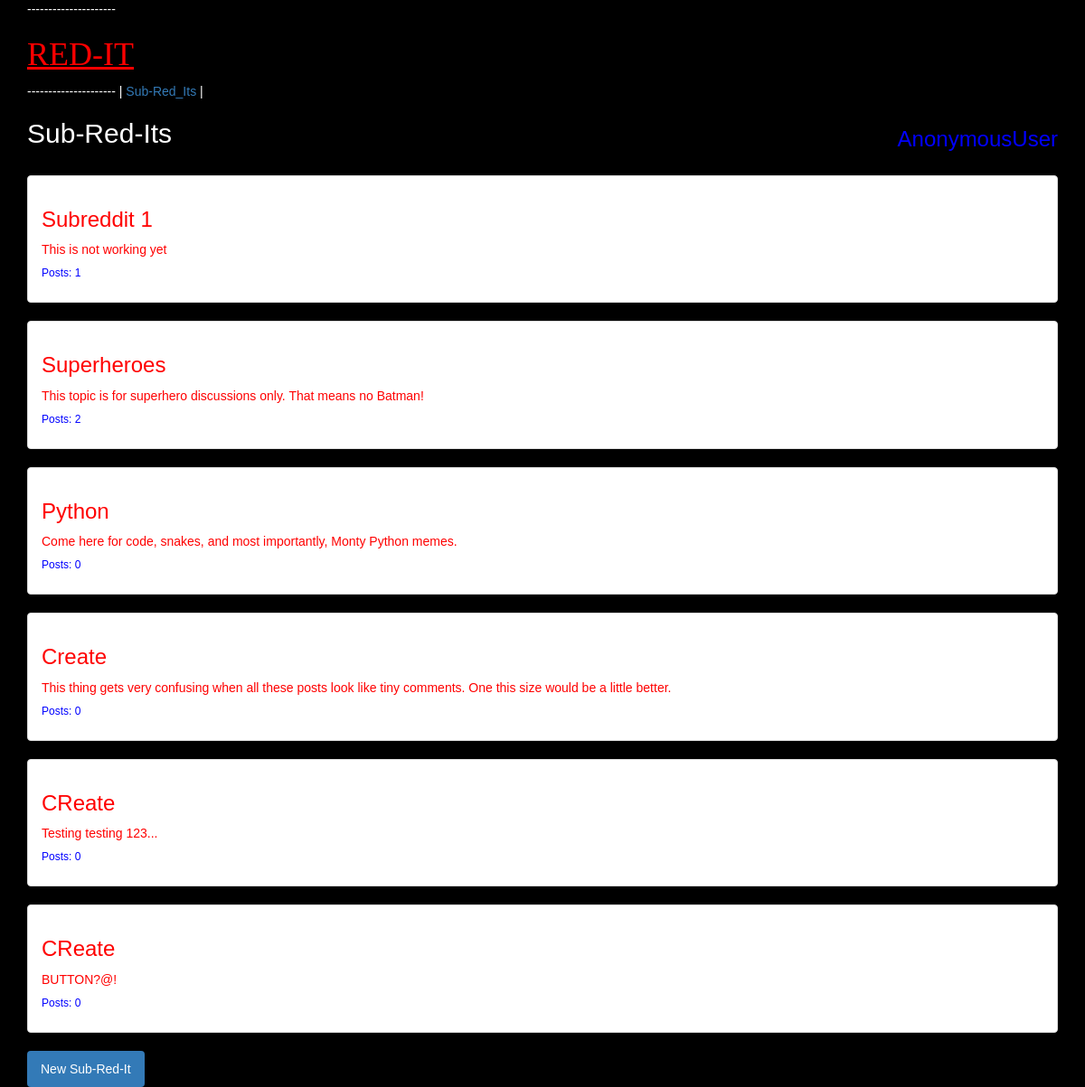
The app's page /subreddits/, older data.
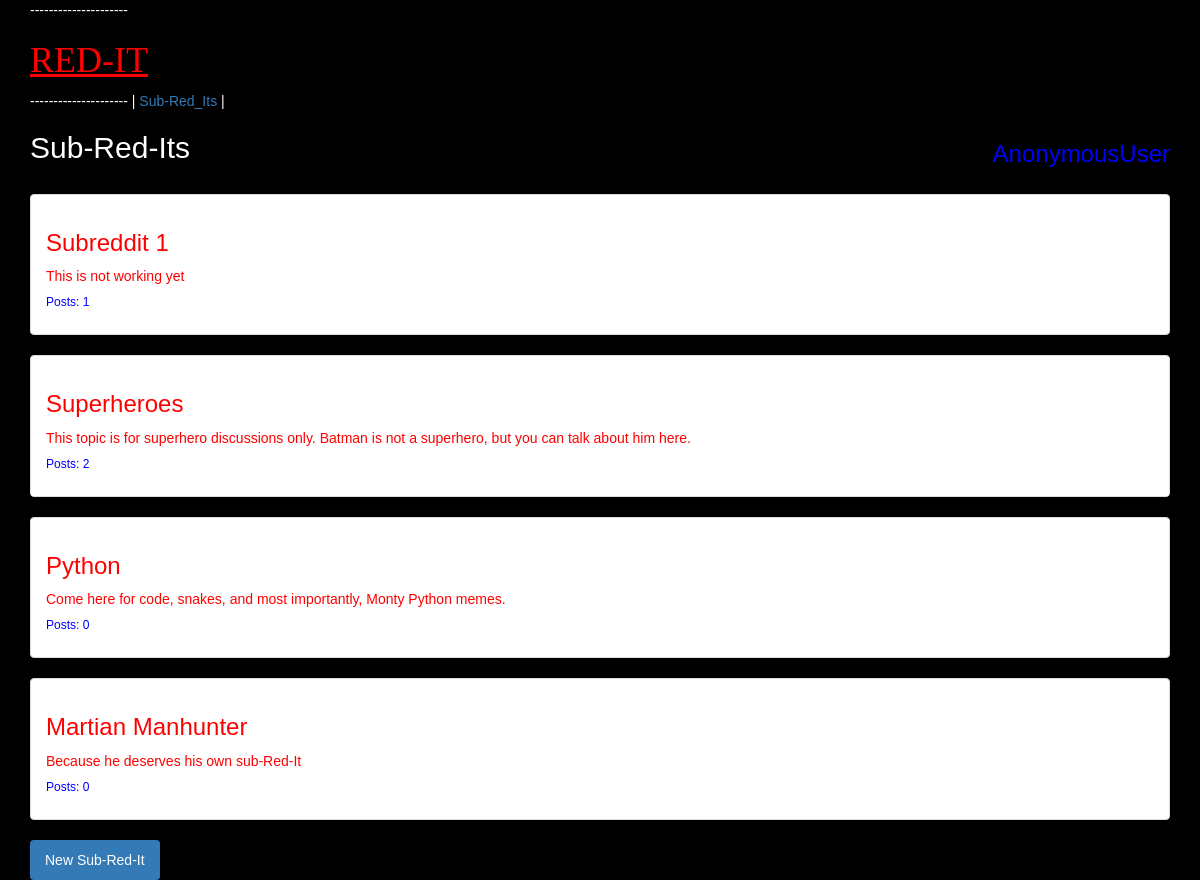
The same page, newer data.
### app/models.py (models this page shows, shortened)
class Subreddit(models.Model):
    name = models.CharField(max_length=20)
    description = models.CharField(max_length=255)
    creation_date_time = models.DateTimeField(auto_now_add=True)
    def __str__(self):
        return self.name
    @property
    def current_count(self):
        return Post.objects.filter(post_to_subreddit=self).count()

### app/views.py (the view)
# urls.py: url(r'^subreddits/$', subreddits_view, name="subreddits_view"),
def subreddits_view(request):
    context = {
        "subreddits": Subreddit.objects.all(),
    }
    return render(request, "subreddits.html", context)

### templates/subreddits.html (shortened to what this page needs)
{% extends "base.html" %}
{% block content %}
  <h2>Sub-Red-Its</h2><br>
{% for subreddit in subreddits %}
  <div class="panel panel-default">
     <div class="panel-body">
       <a href="{% url 'subreddit_detail_view' subreddit.id %}"><h3 style="color:red;">{{ subreddit }}</h3></a>
       <p style="color:red">{{ subreddit.description }}</p>
       <h6 style="color:blue">Posts: {{ subreddit.current_count }}</h6>
     </div>
  </div>
{% endfor %}
  <ul class="nav nav-pills">
    <li role="presentation" class="active"><a href="{% url 'subreddit_create_view' %}">New Sub-Red-It</a></li>
  </ul>
{% endblock %}

Row changes from the older to the newer data that the page shows:
removed Subreddit: name "Create", description "This thing gets very confusing when all these posts look like tiny comments. One this size would be a little better.", current_count "0"
removed Subreddit: name "CReate", description "Testing testing 123...", current_count "0"
removed Subreddit: name "CReate", description "BUTTON?@!", current_count "0"
changed Subreddit "Superheroes": description "This topic is for superhero discussions only. That means no Batman!" → "This topic is for superhero discussions only. Batman is not a superhero, but you can talk about him here."
added Subreddit: name "Martian Manhunter", description "Because he deserves his own sub-Red-It", current_count "0"
